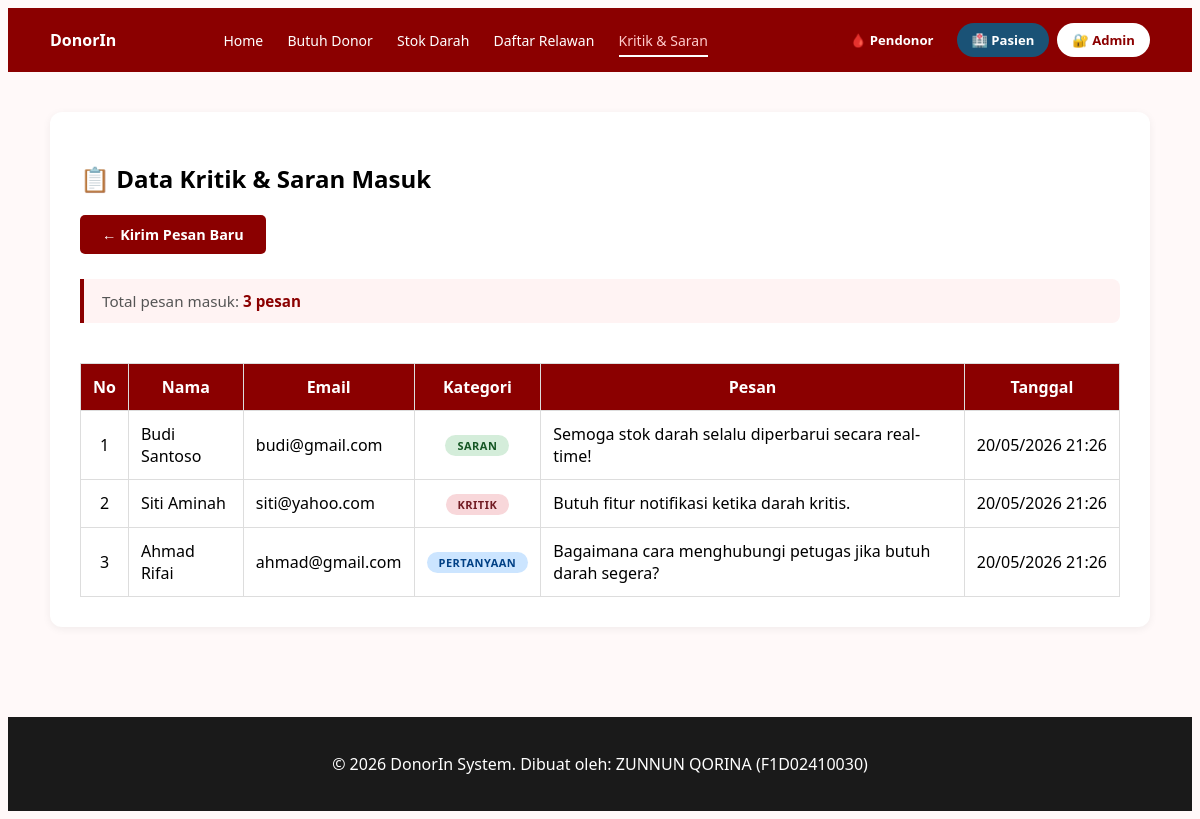
Page /pages/admin/tampil_kritik.php on the earlier database version.
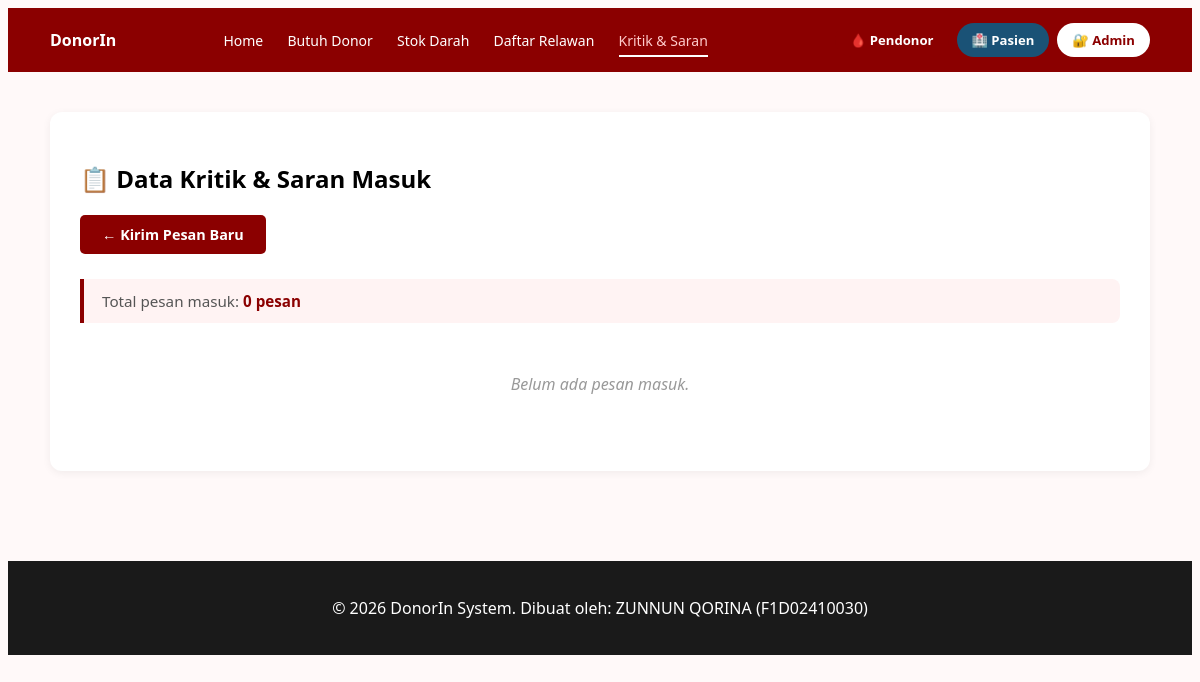
Same page on the later database version.
### tables this page shows
CREATE TABLE IF NOT EXISTS kritik_saran (
    id       INT AUTO_INCREMENT PRIMARY KEY,
    nama     VARCHAR(100) NOT NULL,
    email    VARCHAR(100) NOT NULL,
    kategori ENUM('kritik','saran','pertanyaan') NOT NULL,
    pesan    TEXT         NOT NULL,
    tanggal  DATETIME     DEFAULT CURRENT_TIMESTAMP
);

### pages/admin/tampil_kritik.php (the view, shortened to what this page needs)
<?php
include '../../config/koneksi.php';
$halaman_aktif = 'kritik';
?>
<!DOCTYPE html>
<html lang="id">
<head>
    <link rel="stylesheet" href="assets/styles.css">
</head>
<body>
<?php include '../../components/header.php'; ?>
<main class="wadah konten-halaman">
    <section class="blok-konten">
        <h2>📋 Data Kritik & Saran Masuk</h2>
        <a href="tampil_kritik.php" class="tombol-kembali">← Kirim Pesan Baru</a>
        <?php
        $query  = "SELECT * FROM kritik_saran ORDER BY tanggal DESC";
        $hasil  = mysqli_query($conn, $query);
        $jumlah = mysqli_num_rows($hasil);
        ?>
        <div class="info-total">
            Total pesan masuk: <strong><?php echo $jumlah; ?> pesan</strong>
        </div>
        <?php if ($jumlah == 0): ?>
            <p class="kosong">Belum ada pesan masuk.</p>
        <?php else: ?>
            <div style="overflow-x:auto;">
                <table class="tabel-data">
                    <thead>
                        <tr>
                            <th>No</th>
                            <th>Nama</th>
                            <th>Email</th>
                            <th>Kategori</th>
                            <th>Pesan</th>
                            <th>Tanggal</th>
                        </tr>
                    </thead>
                    <tbody>
                    <?php
                    $no = 1;
                    while ($baris = mysqli_fetch_assoc($hasil)):
                        $badge = 'badge-' . $baris['kategori'];
                        $tgl   = date('d/m/Y H:i', strtotime($baris['tanggal']));
                    ?>
                        <tr>
                            <td style="text-align:center;"><?php echo $no++; ?></td>
                            <td><?php echo htmlspecialchars($baris['nama']); ?></td>
                            <td><?php echo htmlspecialchars($baris['email']); ?></td>
                            <td style="text-align:center;">
                                <span class="badge-kategori <?php echo $badge; ?>">
                                    <?php echo $baris['kategori']; ?>
                                </span>
                            </td>
                            <td><?php echo htmlspecialchars($baris['pesan']); ?></td>
                            <td style="white-space:nowrap;"><?php echo $tgl; ?></td>
                        </tr>
                    <?php endwhile; ?>
                    </tbody>
                </table>
            </div>
        <?php endif; ?>
    </section>
</main>
<?php include '../../components/footer.php'; ?>
</body>
</html>

### components/header.php (shortened to what this page needs)
<?php
$admin_login    = isset($_SESSION['admin_login'])    && $_SESSION['admin_login']    === true;
$pendonor_login = isset($_SESSION['pendonor_login']) && $_SESSION['pendonor_login'] === true;
$pasien_login   = isset($_SESSION['pasien_login'])   && $_SESSION['pasien_login']   === true;
?>
<header class="header-utama">
    <div class="wadah flex-header">
        <div class="logo">
            <strong>DonorIn</strong>
        </div>
        <nav class="navigasi-utama">
            <a href="index.php"
               class="<?php echo ($halaman_aktif == 'home') ? 'aktif' : ''; ?>">Home</a>
            <a href="pages/donor/page2.php"
               class="<?php echo ($halaman_aktif == 'donor') ? 'aktif' : ''; ?>">Butuh Donor</a>
            <a href="pages/donor/page2.php#stok-darah">Stok Darah</a>
            <?php if ($pendonor_login): ?>
                <a href="pages/donor/dashboard_pendonor.php"
                   class="<?php echo ($halaman_aktif == 'dashboard_pendonor') ? 'aktif' : ''; ?>">Dashboard</a>
                <a href="pages/donor/cari_permintaan.php"
                   class="<?php echo ($halaman_aktif == 'cari_permintaan') ? 'aktif' : ''; ?>">Permintaan Darah</a>
            <?php else: ?>
                <a href="pages/donor/page2.php#daftar-relawan">Daftar Relawan</a>
            <?php endif; ?>
            <a href="kritik_saran.php"
               class="<?php echo ($halaman_aktif == 'kritik') ? 'aktif' : ''; ?>">Kritik & Saran</a>
        </nav>
        <div style="display:flex; gap:8px; align-items:center;">
        <?php if ($admin_login): ?>
            <a href="pages/admin/dashboard_admin.php" class="tombol-admin" style="text-decoration:none;">
                👤 <?php echo htmlspecialchars($_SESSION['admin_username']); ?>
            </a>
        <?php else: ?>
            <a href="auth/login_pendonor.php" class="tombol-admin tombol-pendonor" style="text-decoration:none; font-size:0.82rem;">
                🩸 Pendonor
            </a>
            <a href="login_pasien.php" class="tombol-admin tombol-pasien" style="text-decoration:none; font-size:0.82rem;">
                🏥 Pasien
            </a>
            <a href="auth/login_admin.php" class="tombol-admin" style="text-decoration:none; font-size:0.82rem;">
                🔐 Admin
            </a>
        <?php endif; ?>
        </div>
    </div>
</header>

### components/footer.php (shortened to what this page needs)
<footer class="footer-utama">
    <div class="wadah">
        <p>&copy; 2026 DonorIn System. Dibuat oleh: ZUNNUN QORINA (F1D02410030)</p>
    </div>
</footer>

### assets/styles.css (style rules this page uses)
body { font-family: 'Segoe UI', Tahoma, Geneva, Verdana, sans-serif; background-color: #fff9f9; }
.wadah { max-width: 1100px; margin: auto; padding: 0 20px; }
.header-utama { background-color: #8b0000; color: #ffffff; padding: 15px 0; }
.flex-header { display: flex; justify-content: space-between; align-items: center; }
.navigasi-utama a { color: white; text-decoration: none; margin-right: 20px; font-size: 14px; padding: 5px 0; }
.tombol-admin { background: white; color: #8b0000; border: none; padding: 8px 15px; border-radius: 20px; font-weight: bold; cursor: pointer; }
.footer-utama { background: #1a1a1a; color: white; text-align: center; padding: 20px 0px; margin-top: 20px; }
.kosong { color: #999; text-align: center; padding: 30px; font-style: italic; }
.blok-konten { background: white; border-radius: 12px; padding: 30px; margin-bottom: 30px; box-shadow: 0 2px 8px rgba(0,0,0,0.06); }
.konten-halaman { padding: 40px 20px; }
.tombol-pendonor { background: #8b0000 !important; color: white !important; }
.tombol-pasien { background: #1a5276 !important; color: white !important; }
.navigasi-utama a.aktif { border-bottom: 2px solid white; color: #ffcccc; }
.tabel-data { width: 100%; border-collapse: collapse; margin-top: 20px; }
.tabel-data th, .tabel-data td { border: 1px solid #ddd; padding: 12px; }
.tabel-data th { background: #8b0000; color: white; }
.badge-kategori { display: inline-block; padding: 3px 10px; border-radius: 12px; font-size: 12px; font-weight: bold; text-transform: uppercase; }
.badge-kritik { background: #f8d7da; color: #721c24; }
.badge-saran { background: #d4edda; color: #155724; }
.badge-pertanyaan { background: #cce5ff; color: #004085; }

### pages/admin/tampil_kritik.php (style rules this page uses)
.info-total { background: #fff3f3; border-left: 4px solid #8b0000; padding: 12px 18px; border-radius: 0 8px 8px 0; margin-bottom: 20px; font-size: 0.95rem; color: #555; }
.info-total strong { color: #8b0000; }
.tombol-kembali { display: inline-block; background: #8b0000; color: white; padding: 10px 22px; border-radius: 5px; text-decoration: none; font-weight: bold; margin-bottom: 25px; font-size: 0.9rem; }
.badge-kategori { display: inline-block; padding: 3px 12px; border-radius: 12px; font-size: 11px; font-weight: bold; text-transform: uppercase; letter-spacing: 0.5px; }
.badge-kritik { background:#f8d7da; color:#721c24; }
.badge-saran { background:#d4edda; color:#155724; }
.badge-pertanyaan { background:#cce5ff; color:#004085; }

Differences in the rows shown:
removed kritik_saran: nama "Budi Santoso", email "budi@gmail.com", kategori "SARAN", pesan "Semoga stok darah selalu diperbarui secara real-time!", tanggal "20/05/2026 21:26"
removed kritik_saran: nama "Siti Aminah", email "siti@yahoo.com", kategori "KRITIK", pesan "Butuh fitur notifikasi ketika darah kritis.", tanggal "20/05/2026 21:26"
removed kritik_saran: nama "Ahmad Rifai", email "ahmad@gmail.com", kategori "PERTANYAAN", pesan "Bagaimana cara menghubungi petugas jika butuh darah segera?", tanggal "20/05/2026 21:26"
Other differences:
$jumlah: "3" → "0"
text no longer shown: "No Nama Email Kategori Pesan Tanggal"
text now shown: "Belum ada pesan masuk."
